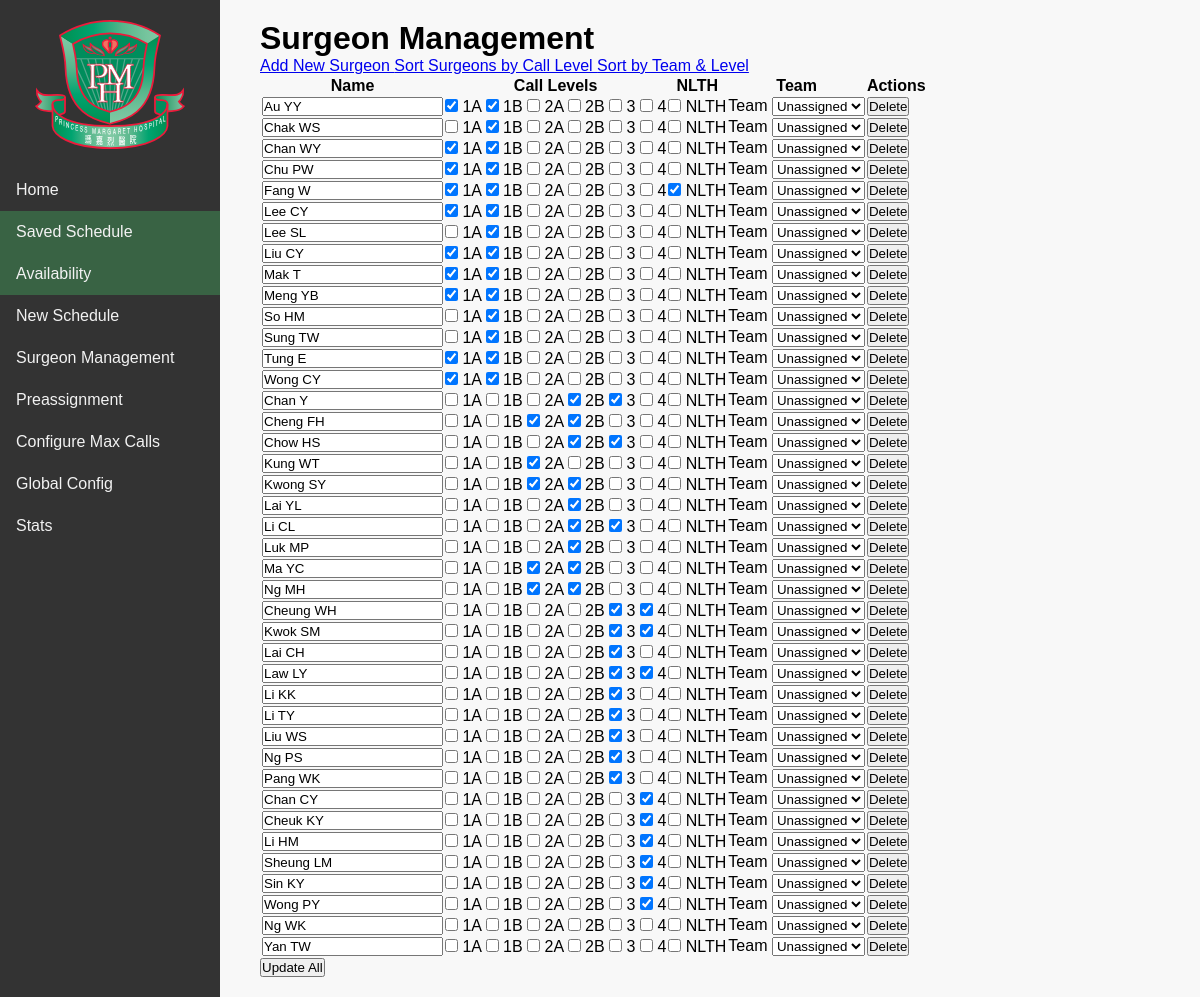
Screenshot of /surgeons?sort=1 with the database file from the repository.
### tables this page shows
CREATE TABLE surgeons (
                id INTEGER PRIMARY KEY AUTOINCREMENT,
                name TEXT NOT NULL,
                call_levels TEXT NOT NULL
            , nlth INTEGER NOT NULL DEFAULT 0);

### app.py (the view)
    @app.route('/surgeons')
    @basic_auth.required
    def list_surgeons():
        surgeons = get_all_surgeons()
        if request.args.get('sort'):
            level_order = {"1A": 1, "1B": 1, "2A": 2, "2B": 2, "3": 3, "4": 4}
            def get_lowest_level(s):
                levels = parse_call_levels(s.get("call_levels", ""))
                if not levels:
                    return 99
                orders = [level_order.get(l, 99) for l in levels]
                return min(orders)
            surgeons.sort(key=lambda s: (get_lowest_level(s), s["name"].lower()))
        return render_template('surgeons_list.html', surgeons=surgeons)

### helper.py (called while the page is built)
def get_db() -> Connection:
    if '_db' not in g:
        g._db = ENGINE.connect()
    return g._db

def parse_call_levels(call_levels):
    if isinstance(call_levels, (list, tuple)):
        return [str(l).strip() for l in call_levels if str(l).strip()]
    if not call_levels:
        return []
    s = str(call_levels).strip().strip('"').strip("'")
    return [lvl.strip().strip('"').strip("'") for lvl in s.split(',') if lvl.strip()]

def get_all_surgeons():
    db = get_db()
    result = db.execute(text("SELECT * FROM surgeons"))
    rows = result.mappings().all()      # ← get list of dicts
    return [dict(r) for r in rows]

### templates/surgeons_list.html (shortened to what this page needs)
{% extends 'base.html' %}
{% block content %}
  <div class="flex items-center justify-between mb-6">
    <h1 class="text-2xl font-bold">Surgeon Management</h1>
    <div class="space-x-2">
      <a href="{{ url_for('add_surgeon') }}"
         class="px-4 py-2 bg-green-600 text-white rounded hover:bg-green-700">
        Add New Surgeon
      </a>
      <a href="{{ url_for('list_surgeons', sort=1) }}"
         class="px-4 py-2 bg-blue-600 text-white rounded hover:bg-blue-700">
        Sort Surgeons by Call Level
      </a>
  	<a href="{{ url_for('list_surgeons_by_team_then_level') }}"
    	 class="px-4 py-2 bg-purple-600 text-white rounded hover:bg-purple-700">
   	 Sort by Team &amp; Level
  	</a>
    </div>
  </div>
  <form method="post" action="{{ url_for('update_all_surgeons') }}">
    <table class="w-full table-auto border-collapse">
      <thead>
        <tr class="bg-gray-200">
          <th class="border px-4 py-2">Name</th>
          <th class="border px-4 py-2">Call Levels</th>
          <th class="border px-4 py-2">NLTH</th>
	  <th class="border px-4 py-2">Team</th>
          <th class="border px-4 py-2">Actions</th>
        </tr>
      </thead>
      <tbody>
        {% for surgeon in surgeons %}
          <tr>
            <td class="border px-4 py-2">
              <input
                type="text"
                name="name_{{ surgeon.id }}"
                value="{{ surgeon.name }}"
                class="w-full p-1 border rounded"
              />
            </td>
            <td class="border px-4 py-2">
              <div class="flex flex-wrap gap-2">
                {% for level in ['1A','1B','2A','2B','3','4'] %}
                  <label class="inline-flex items-center">
                    <input
                      type="checkbox"
                      name="call_levels_{{ surgeon.id }}"
                      value="{{ level }}"
                      {% if level in parse_call_levels(surgeon.call_levels) %}checked{% endif %}
                      class="mr-1"
                    />
                    {{ level }}
                  </label>
                {% endfor %}
              </div>
            </td>
            <td class="border px-4 py-2 text-center">
              <label class="inline-flex items-center">
                <input
                  type="checkbox"
                  name="nlth_{{ surgeon.id }}"
                  {% if surgeon.nlth %}checked{% endif %}
                  class="mr-1"
                />
                NLTH
              </label>
            </td>
            <td class="border px-4 py-2 text-center">
		<div class="form-group">
   		 <label for="team">Team</label>
    		 <select
    			name="team_{{ surgeon.id }}"
    			id="team_{{ surgeon.id }}"
    			class="p-1 border rounded w-full"
  		>
    			<option value="" {% if not surgeon.team %}selected{% endif %}>
      			 Unassigned
   			</option>
 		 </select>
  	     </div>
	    </td>
            <td class="border px-4 py-2 text-center">
              <form method="post" action="{{ url_for('delete_surgeon', surgeon_id=surgeon.id) }}" onsubmit="return confirm('Delete {{ surgeon.name }}?');">
                <button type="submit" class="px-2 py-1 bg-red-600 text-white rounded hover:bg-red-700">
                  Delete
                </button>
              </form>
            </td>
          </tr>
        {% endfor %}
      </tbody>
    </table>
    <div class="mt-4 text-right">
      <button
        type="submit"
        class="px-4 py-2 bg-indigo-600 text-white rounded hover:bg-indigo-700"
      >
        Update All
      </button>
    </div>
  </form>
{% endblock %}

### templates/base.html (style rules this page uses)
* { box-sizing: border-box; margin: 0; padding: 0; }
body, html { font-family: Arial, sans-serif; height: 100%; background-color: #f8f8f8; }

### rows the page displays
surgeons: name "Au YY", call_levels "☑" "☑", level "1A" "1B" "2A" "2B" "3" "4", id "Unassigned"
surgeons: name "Chak WS", level "1A" "1B" "2A" "2B" "3" "4", call_levels "☑", id "Unassigned"
surgeons: name "Chan WY", call_levels "☑" "☑", level "1A" "1B" "2A" "2B" "3" "4", id "Unassigned"
surgeons: name "Chu PW", call_levels "☑" "☑", level "1A" "1B" "2A" "2B" "3" "4", id "Unassigned"
surgeons: name "Fang W", call_levels "☑" "☑", level "1A" "1B" "2A" "2B" "3" "4", nlth "☑", id "Unassigned"
surgeons: name "Lee CY", call_levels "☑" "☑", level "1A" "1B" "2A" "2B" "3" "4", id "Unassigned"
surgeons: name "Lee SL", level "1A" "1B" "2A" "2B" "3" "4", call_levels "☑", id "Unassigned"
surgeons: name "Liu CY", call_levels "☑" "☑", level "1A" "1B" "2A" "2B" "3" "4", id "Unassigned"
surgeons: name "Mak T", call_levels "☑" "☑", level "1A" "1B" "2A" "2B" "3" "4", id "Unassigned"
surgeons: name "Meng YB", call_levels "☑" "☑", level "1A" "1B" "2A" "2B" "3" "4", id "Unassigned"
surgeons: name "So HM", level "1A" "1B" "2A" "2B" "3" "4", call_levels "☑", id "Unassigned"
surgeons: name "Sung TW", level "1A" "1B" "2A" "2B" "3" "4", call_levels "☑", id "Unassigned"
surgeons: name "Tung E", call_levels "☑" "☑", level "1A" "1B" "2A" "2B" "3" "4", id "Unassigned"
surgeons: name "Wong CY", call_levels "☑" "☑", level "1A" "1B" "2A" "2B" "3" "4", id "Unassigned"
surgeons: name "Chan Y", level "1A" "1B" "2A" "2B" "3" "4", call_levels "☑" "☑", id "Unassigned"
surgeons: name "Cheng FH", level "1A" "1B" "2A" "2B" "3" "4", call_levels "☑" "☑", id "Unassigned"
surgeons: name "Chow HS", level "1A" "1B" "2A" "2B" "3" "4", call_levels "☑" "☑", id "Unassigned"
surgeons: name "Kung WT", level "1A" "1B" "2A" "2B" "3" "4", call_levels "☑", id "Unassigned"
surgeons: name "Kwong SY", level "1A" "1B" "2A" "2B" "3" "4", call_levels "☑" "☑", id "Unassigned"
surgeons: name "Lai YL", level "1A" "1B" "2A" "2B" "3" "4", call_levels "☑", id "Unassigned"
surgeons: name "Li CL", level "1A" "1B" "2A" "2B" "3" "4", call_levels "☑" "☑", id "Unassigned"
surgeons: name "Luk MP", level "1A" "1B" "2A" "2B" "3" "4", call_levels "☑", id "Unassigned"
surgeons: name "Ma YC", level "1A" "1B" "2A" "2B" "3" "4", call_levels "☑" "☑", id "Unassigned"
surgeons: name "Ng MH", level "1A" "1B" "2A" "2B" "3" "4", call_levels "☑" "☑", id "Unassigned"
surgeons: name "Cheung WH", level "1A" "1B" "2A" "2B" "3" "4", call_levels "☑" "☑", id "Unassigned"
surgeons: name "Kwok SM", level "1A" "1B" "2A" "2B" "3" "4", call_levels "☑" "☑", id "Unassigned"
surgeons: name "Lai CH", level "1A" "1B" "2A" "2B" "3" "4", call_levels "☑", id "Unassigned"
surgeons: name "Law LY", level "1A" "1B" "2A" "2B" "3" "4", call_levels "☑" "☑", id "Unassigned"
surgeons: name "Li KK", level "1A" "1B" "2A" "2B" "3" "4", call_levels "☑", id "Unassigned"
surgeons: name "Li TY", level "1A" "1B" "2A" "2B" "3" "4", call_levels "☑", id "Unassigned"
surgeons: name "Liu WS", level "1A" "1B" "2A" "2B" "3" "4", call_levels "☑", id "Unassigned"
surgeons: name "Ng PS", level "1A" "1B" "2A" "2B" "3" "4", call_levels "☑", id "Unassigned"
surgeons: name "Pang WK", level "1A" "1B" "2A" "2B" "3" "4", call_levels "☑", id "Unassigned"
surgeons: name "Chan CY", level "1A" "1B" "2A" "2B" "3" "4", call_levels "☑", id "Unassigned"
surgeons: name "Cheuk KY", level "1A" "1B" "2A" "2B" "3" "4", call_levels "☑", id "Unassigned"
surgeons: name "Li HM", level "1A" "1B" "2A" "2B" "3" "4", call_levels "☑", id "Unassigned"
surgeons: name "Sheung LM", level "1A" "1B" "2A" "2B" "3" "4", call_levels "☑", id "Unassigned"
surgeons: name "Sin KY", level "1A" "1B" "2A" "2B" "3" "4", call_levels "☑", id "Unassigned"
surgeons: name "Wong PY", level "1A" "1B" "2A" "2B" "3" "4", call_levels "☑", id "Unassigned"
surgeons: name "Ng WK", level "1A" "1B" "2A" "2B" "3" "4", id "Unassigned"
surgeons: name "Yan TW", level "1A" "1B" "2A" "2B" "3" "4", id "Unassigned"
